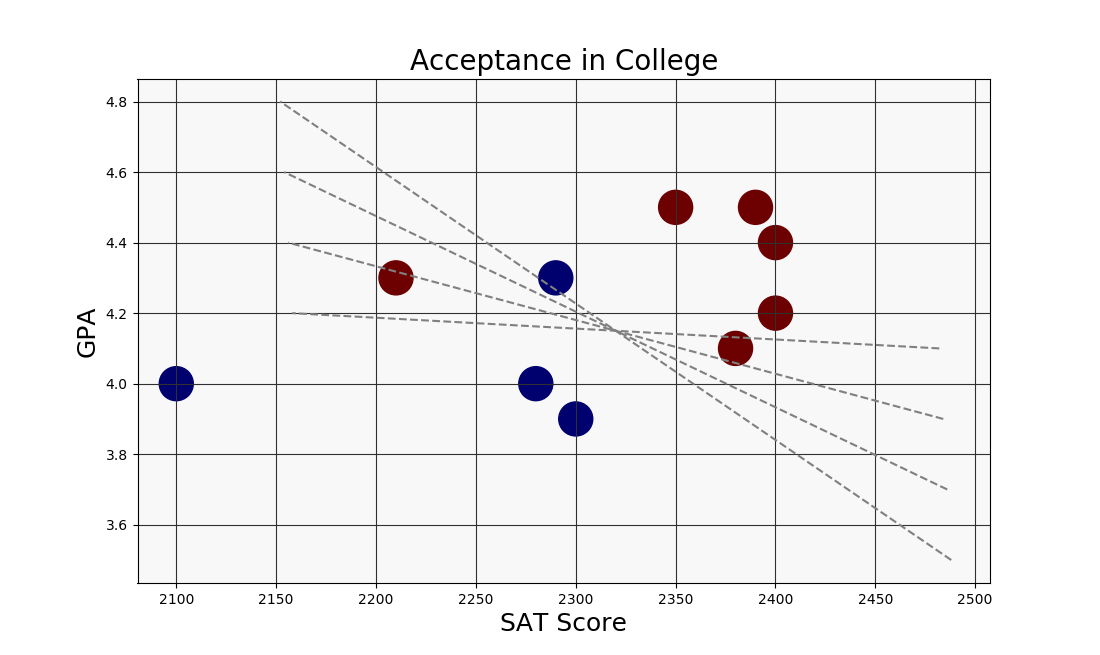

Generate this figure with Python:
import numpy as np
import matplotlib.pyplot as plt
import matplotlib as mpl

mpl.rcParams['axes.facecolor']='#f8f8f8'
mpl.rcParams['grid.color'] = '#303030'
mpl.rcParams['lines.linestyle'] = '--'

x = [2400, 2350, 2400, 2290, 2100, 2380, 2300, 2280, 2210, 2390]
y = [4.4, 4.5, 4.2, 4.3, 4.0, 4.1, 3.9, 4.0, 4.3, 4.5]

a = '#6D0000'
r = '#00006F'
z = [a, a, a, r, r, a, r, r, a, a]

plt.figure(figsize=(11,11))
plt.scatter(x,y,c=z, s=600)

for i in range(1,5):
    X_plot = np.linspace(2490-i*2, 2150+i*2, 20)
    Y_plot = np.linspace(3.3+i*0.2, 5.0-i*0.2, 20)
    plt.plot(X_plot, Y_plot, c='gray')
    
plt.grid(True)
plt.xlabel('SAT Score', fontsize=18)
plt.ylabel('GPA', fontsize=18)
plt.title('Acceptance in College', fontsize=20)
plt.show()
plt.savefig('datavis/college acceptance')